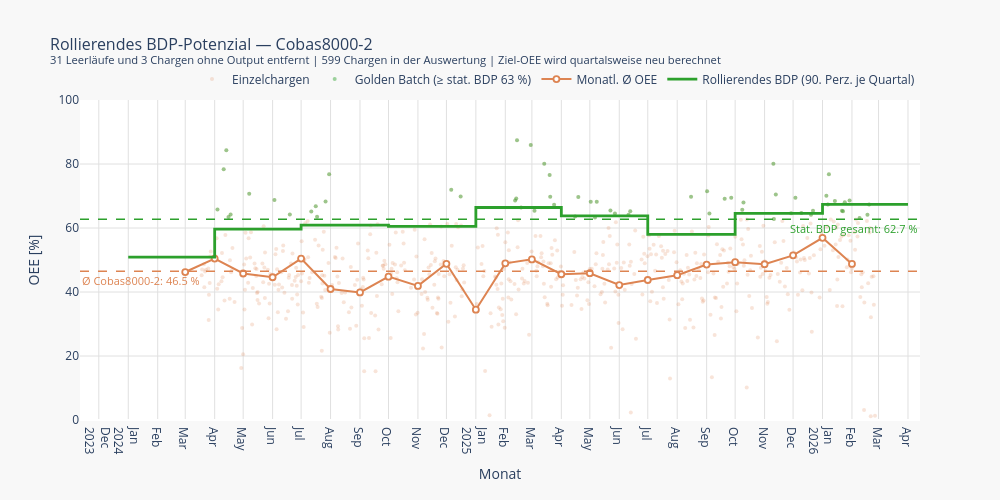

Notebook source saved alongside this figure:
### Code cell
import plotly.graph_objects as go

# ── 6 · Cobas8000-2 — rollierendes BDP-Potenzial (dynamisches 90. Perzentil) ─
#
# Statt einer einzigen statischen Linie über 24 Monate wird das 90. Perzentil
# quartalsweise neu berechnet. Das ergibt eine Treppenlinie, die zeigt, wie
# sich das erreichbare Potenzial der Anlage im Zeitverlauf verändert hat.
#
# Methodik:
#   - Perioden: Q1 2024, Q2 2024, … Q4 2025, Q1 2026
#   - Je Quartal: 90. Perzentil aller Chargen dieses Quartals
#   - Darstellung als Treppenstufe (step="post"): der Wert gilt ab Quartalsbeginn
#     bis das nächste Quartal beginnt.
#
# Warum Quartale und nicht Monate?
#   Ein monatliches Perzentil ist bei oft nur 20–40 Chargen pro Monat statistisch
#   instabil (ein einzelner Ausreißer bewegt das 90. Perz. stark). Quartale
#   bündeln ~60–120 Chargen und liefern robustere Schätzwerte.

# df2 und target_oee2 / overall_mean2 stammen aus der vorherigen Zelle.
# Sicherheitshalber explizit referenzieren:
_df = df2.copy()
_df["quarter"] = _df["start"].dt.to_period("Q")

# 90. Perzentil je Quartal berechnen.
# min_count=1 stellt sicher, dass Quartale mit nur wenigen Chargen nicht
# stillschweigend übersprungen werden.
bdp_quarterly = (
    _df.groupby("quarter")["oee_pct"]
    .quantile(0.90)
    .reset_index()
    .rename(columns={"oee_pct": "bdp_q90"})
)

# Quartal → Zeitstempel (Quartalsbeginn) für die X-Achse
bdp_quarterly["q_start"] = bdp_quarterly["quarter"].dt.to_timestamp("D", how="start")

# Quartal-Ende für die Treppenstufe: letzter Tag des Quartals als nächster
# Quartalsbeginn. So reicht jede Stufe exakt bis zum nächsten Quartalswechsel.
bdp_quarterly["q_end"] = bdp_quarterly["quarter"].dt.to_timestamp("D", how="end")

# Für eine saubere Treppenlinie in Plotly: jeden Wert zweimal eintragen –
# einmal am Anfang der Periode, einmal am Ende. Das ergibt exakt waagerechte
# Stufen ohne diagonale Verbindungslinien.
step_x, step_y = [], []
for _, row in bdp_quarterly.iterrows():
    step_x += [row["q_start"], row["q_end"]]
    step_y += [row["bdp_q90"], row["bdp_q90"]]

# Annotationstext je Quartal für den Hover-Tooltip
bdp_quarterly["label"] = bdp_quarterly.apply(
    lambda r: f"Q{r['quarter'].quarter} {r['quarter'].year}: {r['bdp_q90']:.1f} %", axis=1
)

print("Rollierendes BDP-Potenzial (90. Perzentil je Quartal):\n")
for _, row in bdp_quarterly.iterrows():
    n = int(_df[_df["quarter"] == row["quarter"]]["oee_pct"].count())
    print(f"  {row['label']}  ({n} Chargen)")

print(f"\n  Statisches Gesamt-BDP zum Vergleich: {target_oee2:.1f} %")
print(f"  Gesamtmittelwert Status Quo:          {overall_mean2:.1f} %")

# ─── Diagramm ────────────────────────────────────────────────────────────────
fig_rolling = go.Figure()

# Trace 1: Einzelchargen (Standard, orange blass)
fig_rolling.add_trace(go.Scatter(
    x=df2["start"], y=df2["oee_pct"],
    mode="markers", name="Einzelchargen",
    marker=dict(color="#DD8452", size=4, opacity=0.22),
    hovertemplate="Datum: %{x|%Y-%m-%d}<br>OEE: %{y:.1f} %<extra>Einzelcharge</extra>",
))

# Trace 2: Golden Batches (grün, leicht opaker)
mask_golden_r = df2["oee_pct"] >= target_oee2
fig_rolling.add_trace(go.Scatter(
    x=df2[mask_golden_r]["start"], y=df2[mask_golden_r]["oee_pct"],
    mode="markers", name=f"Golden Batch (≥ stat. BDP {target_oee2:.0f} %)",
    marker=dict(color="#2CA02C", size=4, opacity=0.45, symbol="circle"),
    hovertemplate=(
        "<b>Golden Batch</b><br>Datum: %{x|%Y-%m-%d}<br>OEE: %{y:.1f} %"
        "<extra>Golden Batch</extra>"
    ),
))

# Trace 3: monatliche Mittelwertlinie
fig_rolling.add_trace(go.Scatter(
    x=monthly2["month_dt"], y=monthly2["mean"],
    mode="lines+markers", name="Monatl. Ø OEE",
    line=dict(color="#DD8452", width=2.0),
    marker=dict(size=6, color="white", line=dict(color="#DD8452", width=1.8)),
    hovertemplate=(
        "<b>%{x|%B %Y}</b><br>Ø OEE: %{y:.1f} %<extra></extra>"
    ),
))

# Trace 4: rollierendes BDP → Treppenlinie (grün, durchgezogen, etwas breiter)
# Die Treppenlinie zeigt, wie das erreichbare Potenzial je Quartal variiert.
# Eine steigende Stufe = Maschine hat in diesem Quartal besser abgeschnitten.
# Eine sinkende Stufe = das Potenzial-Niveau war in diesem Quartal geringer
#   (z. B. wegen Umbau, Produktmix-Wechsel, saisonaler Belastung).
fig_rolling.add_trace(go.Scatter(
    x=step_x, y=step_y,
    mode="lines", name="Rollierendes BDP (90. Perz. je Quartal)",
    line=dict(color="#2CA02C", width=2.8),
    hoverinfo="skip",
))

# Invisible hover-Punkte je Quartal mit aussagekräftigem Tooltip
fig_rolling.add_trace(go.Scatter(
    x=bdp_quarterly["q_start"], y=bdp_quarterly["bdp_q90"],
    mode="markers",
    name="BDP je Quartal (Hover)",
    marker=dict(color="#2CA02C", size=10, opacity=0),   # unsichtbar
    showlegend=False,
    hovertemplate=(
        "<b>%{customdata}</b>"
        "<extra>Rollierendes BDP</extra>"
    ),
    customdata=bdp_quarterly["label"],
))

# Statische Gesamt-BDP-Referenzlinie (grün, gestrichelt) zum Vergleich
fig_rolling.add_hline(
    y=target_oee2,
    line=dict(color="#2CA02C", width=1.5, dash="dash"),
    annotation_text=f"Stat. BDP gesamt: {target_oee2:.1f} %",
    annotation_position="bottom right",
    annotation_font=dict(color="#2CA02C", size=11),
)

# Gesamtmittelwert (orange, gestrichelt)
fig_rolling.add_hline(
    y=overall_mean2,
    line=dict(color="#DD8452", width=1.5, dash="dash"),
    annotation_text=f"Ø {LINE2_LABEL}: {overall_mean2:.1f} %",
    annotation_position="bottom left",
    annotation_font=dict(color="#DD8452", size=11),
)

fig_rolling.update_layout(
    title=dict(
        text=(
            f"Rollierendes BDP-Potenzial — {LINE2_LABEL}<br>"
            f"<sup>{n_zero2} Leerläufe und {n_invalid2} Chargen ohne Output entfernt "
            f"| {len(df2)} Chargen in der Auswertung | Ziel-OEE wird quartalsweise neu berechnet</sup>"
        ),
        font=dict(size=16),
    ),
    xaxis=dict(
        title="Monat", tickformat="%b\n%Y", dtick="M1",
        showgrid=True, gridcolor="#e0e0e0",
    ),
    yaxis=dict(
        title="OEE [%]", range=[0, 100],
        showgrid=True, gridcolor="#e0e0e0",
    ),
    legend=dict(orientation="h", yanchor="bottom", y=1.02, xanchor="right", x=1),
    plot_bgcolor="white", paper_bgcolor="#f8f8f8",
    width=1000, height=500, hovermode="x unified",
)

fig_rolling.show()

### Figure 1 — Plotly figure (JSON) as saved in the notebook; plotly's stock layout.template omitted (floating-point values rounded to 4 significant figures; data arrays with more than 128 entries replaced by an {"elided": "..."} marker saying what was removed)
{"data": [{"hovertemplate": "Datum: %{x|%Y-%m-%d}<br>OEE: %{y:.1f} %<extra>Einzelcharge</extra>", "marker": {"color": "#DD8452", "opacity": 0.22, "size": 4}, "mode": "markers", "name": "Einzelchargen", "type": "scatter", "x": {"elided": "599 str values"}, "y": {"elided": "599 float values"}}, {"hovertemplate": "<b>Golden Batch</b><br>Datum: %{x|%Y-%m-%d}<br>OEE: %{y:.1f} %<extra>Golden Batch</extra>", "marker": {"color": "#2CA02C", "opacity": 0.45, "size": 4, "symbol": "circle"}, "mode": "markers", "name": "Golden Batch (≥ stat. BDP 63 %)", "type": "scatter", "x": ["2025-03-24T10:01:45.844009300", "2024-12-06T01:41:58.872009200", "2025-03-20T07:09:49.291000300", "2025-06-12T13:50:40.837005600", "2025-10-09T18:28:15.000000000", "2026-01-21T10:15:55.282012900", "2024-05-07T08:36:25.212005600", "2024-07-17T19:46:41.067001300", "2026-01-22T13:37:55.600006100", "2025-03-19T16:46:27.105010900", "2024-04-13T06:41:04.725006100", "2024-04-10T11:38:14.392013500", "2025-02-13T08:28:51.870010300", "2025-09-19T23:21:29.000000000", "2025-03-03T18:02:09.802001900", "2024-07-11T17:19:44.771011300", "2024-07-16T10:02:13.838012600", "2026-02-17T07:41:57.080001800", "2025-11-28T22:14:24.695999100", "2025-04-15T12:07:19.787002500", "2025-08-15T14:29:11.336013700", "2025-09-01T11:13:16.628005900", "2026-01-07T17:39:06.000000000", "2025-05-27T10:27:31.998001000", "2025-05-22T16:56:25.192001300", "2025-12-21T23:42:21.000000000", "2025-05-01T22:46:57.312011700", "2025-12-19T20:55:17.000000000", "2026-01-14T00:05:32.456008900", "2025-04-18T21:11:22.369003200", "2026-02-19T01:14:12.713012600", "2025-03-14T00:24:02.652999800", "2024-06-02T22:26:44.225006100", "2025-02-27T19:46:13.508010800", "2024-07-30T12:40:32.070999100", "2025-02-17T13:54:43.250000000", "2025-09-03T21:37:59.000000000", "2025-11-10T19:11:42.457000700", "2026-01-05T01:39:08.000000000", "2025-02-11T08:12:00.555999700", "2025-05-06T10:34:56.457000700", "2025-12-09T17:17:31.213012600", "2024-12-15T23:29:48.794006300", "2025-06-10T17:14:33.839004500", "2025-09-26T21:11:07.000000000", "2024-06-19T03:00:45.358001700", "2026-02-09T00:47:00.000000000", "2026-01-29T11:17:19.000000000", "2025-11-10T06:42:04.124008100", "2025-11-12T20:03:44.620010300", "2025-10-08T12:18:12.000000000", "2026-01-24T10:31:49.000000000", "2024-07-26T18:19:39.792999200", "2025-02-12T12:51:40.971008300", "2024-04-15T13:34:08.797012300", "2024-04-17T18:33:11.871002100", "2024-04-03T22:58:56.848007200", "2025-12-03T11:02:32.400009100", "2026-01-06T16:09:43.022003100", "2025-05-08T06:58:13.057006800"], "y": [67.27, 71.98, 69.75, 65.25, 67.98, 65.35, 70.71, 63.51, 65.22, 76.59, 84.3, 78.39, 87.44, 69.17, 65.4, 65.16, 66.82, 64.13, 64.6, 63.61, 69.79, 71.49, 76.77, 64.51, 65.47, 65.36, 68.19, 64.12, 68.47, 69.66, 67.37, 80.07, 68.72, 85.9, 76.82, 66.41, 64.53, 62.84, 70.05, 68.61, 63.3, 64.73, 69.82, 64.13, 69.46, 64.23, 63.09, 68.56, 80.07, 70.46, 65.69, 68.06, 68.28, 69.22, 63.44, 64.23, 65.77, 69.43, 67.34, 68.17]}, {"hovertemplate": "<b>%{x|%B %Y}</b><br>Ø OEE: %{y:.1f} %<extra></extra>", "line": {"color": "#DD8452", "width": 2}, "marker": {"color": "white", "line": {"color": "#DD8452", "width": 1.8}, "size": 6}, "mode": "lines+markers", "name": "Monatl. Ø OEE", "type": "scatter", "x": ["2024-03-01T00:00:00.000000", "2024-04-01T00:00:00.000000", "2024-05-01T00:00:00.000000", "2024-06-01T00:00:00.000000", "2024-07-01T00:00:00.000000", "2024-08-01T00:00:00.000000", "2024-09-01T00:00:00.000000", "2024-10-01T00:00:00.000000", "2024-11-01T00:00:00.000000", "2024-12-01T00:00:00.000000", "2025-01-01T00:00:00.000000", "2025-02-01T00:00:00.000000", "2025-03-01T00:00:00.000000", "2025-04-01T00:00:00.000000", "2025-05-01T00:00:00.000000", "2025-06-01T00:00:00.000000", "2025-07-01T00:00:00.000000", "2025-08-01T00:00:00.000000", "2025-09-01T00:00:00.000000", "2025-10-01T00:00:00.000000", "2025-11-01T00:00:00.000000", "2025-12-01T00:00:00.000000", "2026-01-01T00:00:00.000000", "2026-02-01T00:00:00.000000"], "y": [46.24, 50.45, 45.78, 44.61, 50.45, 40.94, 39.85, 44.79, 41.91, 48.81, 34.47, 48.95, 50.19, 45.55, 45.88, 42.18, 43.75, 45.25, 48.57, 49.32, 48.67, 51.45, 56.94, 48.78]}, {"hoverinfo": "skip", "line": {"color": "#2CA02C", "width": 2.8}, "mode": "lines", "name": "Rollierendes BDP (90. Perz. je Quartal)", "type": "scatter", "x": ["2024-01-01T00:00:00", "2024-03-31T23:59:59.999999", "2024-04-01T00:00:00", "2024-06-30T23:59:59.999999", "2024-07-01T00:00:00", "2024-09-30T23:59:59.999999", "2024-10-01T00:00:00", "2024-12-31T23:59:59.999999", "2025-01-01T00:00:00", "2025-03-31T23:59:59.999999", "2025-04-01T00:00:00", "2025-06-30T23:59:59.999999", "2025-07-01T00:00:00", "2025-09-30T23:59:59.999999", "2025-10-01T00:00:00", "2025-12-31T23:59:59.999999", "2026-01-01T00:00:00", "2026-03-31T23:59:59.999999"], "y": [50.88, 50.88, 59.62, 59.62, 60.92, 60.92, 60.48, 60.48, 66.41, 66.41, 63.82, 63.82, 58.0, 58.0, 64.55, 64.55, 67.36, 67.36]}, {"customdata": ["Q1 2024: 50.9 %", "Q2 2024: 59.6 %", "Q3 2024: 60.9 %", "Q4 2024: 60.5 %", "Q1 2025: 66.4 %", "Q2 2025: 63.8 %", "Q3 2025: 58.0 %", "Q4 2025: 64.6 %", "Q1 2026: 67.4 %"], "hovertemplate": "<b>%{customdata}</b><extra>Rollierendes BDP</extra>", "marker": {"color": "#2CA02C", "opacity": 0, "size": 10}, "mode": "markers", "name": "BDP je Quartal (Hover)", "showlegend": false, "type": "scatter", "x": ["2024-01-01T00:00:00.000000", "2024-04-01T00:00:00.000000", "2024-07-01T00:00:00.000000", "2024-10-01T00:00:00.000000", "2025-01-01T00:00:00.000000", "2025-04-01T00:00:00.000000", "2025-07-01T00:00:00.000000", "2025-10-01T00:00:00.000000", "2026-01-01T00:00:00.000000"], "y": [50.88, 59.62, 60.92, 60.48, 66.41, 63.82, 58.0, 64.55, 67.36]}], "layout": {"annotations": [{"font": {"color": "#2CA02C", "size": 11}, "showarrow": false, "text": "Stat. BDP gesamt: 62.7 %", "x": 1, "xanchor": "right", "xref": "x domain", "y": 62.7, "yanchor": "top", "yref": "y"}, {"font": {"color": "#DD8452", "size": 11}, "showarrow": false, "text": "Ø Cobas8000-2: 46.5 %", "x": 0, "xanchor": "left", "xref": "x domain", "y": 46.46, "yanchor": "top", "yref": "y"}], "height": 500, "hovermode": "x unified", "legend": {"orientation": "h", "x": 1, "xanchor": "right", "y": 1.02, "yanchor": "bottom"}, "paper_bgcolor": "#f8f8f8", "plot_bgcolor": "white", "shapes": [{"line": {"color": "#2CA02C", "dash": "dash", "width": 1.5}, "type": "line", "x0": 0, "x1": 1, "xref": "x domain", "y0": 62.7, "y1": 62.7, "yref": "y"}, {"line": {"color": "#DD8452", "dash": "dash", "width": 1.5}, "type": "line", "x0": 0, "x1": 1, "xref": "x domain", "y0": 46.46, "y1": 46.46, "yref": "y"}], "title": {"font": {"size": 16}, "text": "Rollierendes BDP-Potenzial — Cobas8000-2<br><sup>31 Leerläufe und 3 Chargen ohne Output entfernt | 599 Chargen in der Auswertung | Ziel-OEE wird quartalsweise neu berechnet</sup>"}, "width": 1000, "xaxis": {"dtick": "M1", "gridcolor": "#e0e0e0", "showgrid": true, "tickformat": "%b\n%Y", "title": {"text": "Monat"}}, "yaxis": {"gridcolor": "#e0e0e0", "range": [0, 100], "showgrid": true, "title": {"text": "OEE [%]"}}}}
